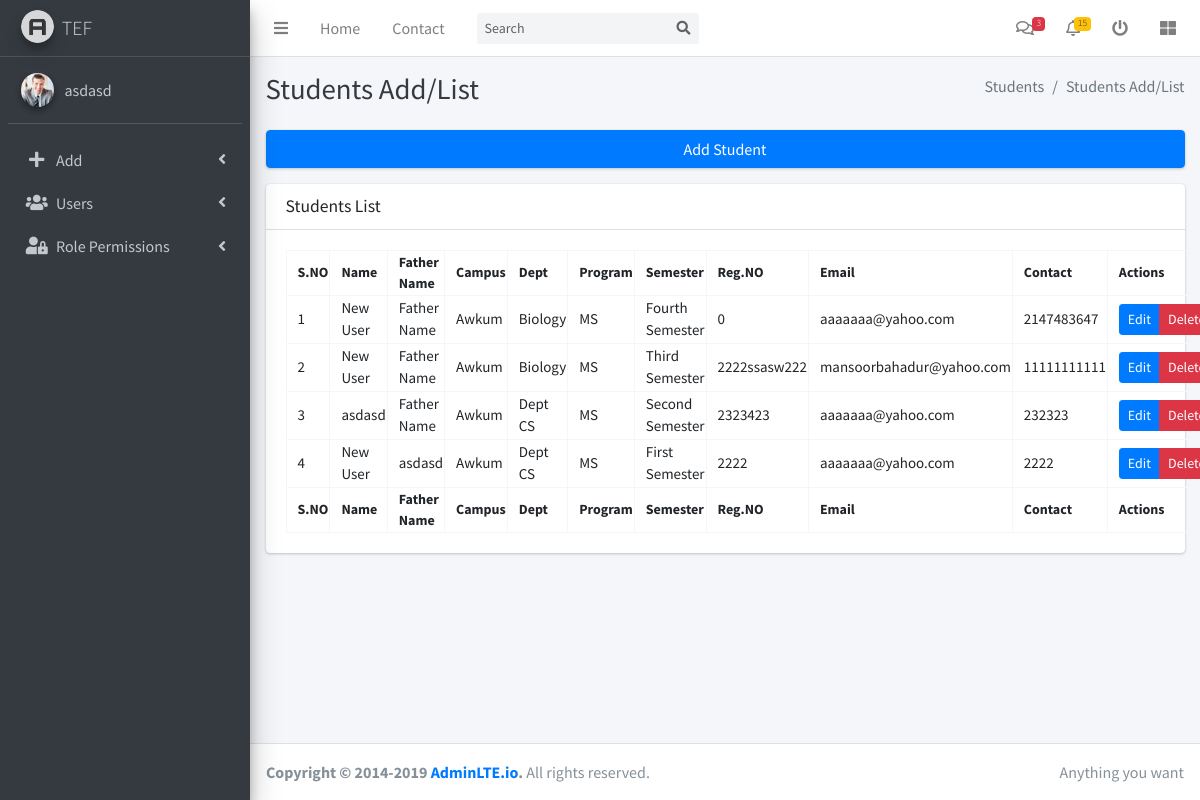
Page /modules/students/students.php (signed in) on the committed database.
### tables this page shows
CREATE TABLE `students` (
  `srno` int(11) NOT NULL,
  `campus_id` int(11) DEFAULT NULL,
  `program_id` int(11) DEFAULT NULL,
  `department_id` int(11) DEFAULT NULL,
  `semester_id` int(11) DEFAULT NULL,
  `reg_no` varchar(100) DEFAULT NULL,
  `name` varchar(50) DEFAULT NULL,
  `f_name` varchar(50) DEFAULT NULL,
  `email` varchar(100) DEFAULT NULL,
  `password` varchar(50) NOT NULL,
  `contact` varchar(11) NOT NULL,
  `address` varchar(150) DEFAULT NULL,
  `created_by` int(11) NOT NULL,
  `created_at` datetime DEFAULT NULL,
  `updated_at` datetime NOT NULL
);

CREATE TABLE `campus` (
  `srno` int(11) NOT NULL,
  `campus` varchar(100) DEFAULT NULL,
  `city` varchar(30) DEFAULT NULL,
  `address` varchar(100) DEFAULT NULL,
  `created_by` int(11) NOT NULL,
  `created_at` datetime DEFAULT NULL,
  `updated_at` datetime NOT NULL
);

CREATE TABLE `department` (
  `srno` int(11) NOT NULL,
  `campus_id` int(11) DEFAULT NULL,
  `dept_name` varchar(100) DEFAULT NULL,
  `created_by` int(11) NOT NULL,
  `created_at` datetime NOT NULL,
  `updated_at` datetime NOT NULL
);

CREATE TABLE `programs` (
  `srno` int(11) NOT NULL,
  `program` varchar(30) DEFAULT NULL,
  `created_by` int(11) NOT NULL,
  `created_at` datetime DEFAULT NULL,
  `updated_at` datetime NOT NULL
);

CREATE TABLE `semester` (
  `srno` int(11) NOT NULL,
  `semester` varchar(30) DEFAULT NULL,
  `created_by` int(11) NOT NULL,
  `created_at` datetime DEFAULT NULL,
  `updated_at` datetime DEFAULT NULL
);

### modules/students/students.php (the view, shortened to what this page needs)
<?php include('../../config.php');?>
<!DOCTYPE html>
<html lang="en">
<head>
<?php include(INCLUDE_PATH.'/layouts/links.php');?>
<link rel="stylesheet" href="<?php echo BASE_URL; ?>assets/plugins/datatables-bs4/css/dataTables.bootstrap4.css">
<link rel="stylesheet" href="<?php echo BASE_URL; ?>assets/plugins/choosen/chosen.css">
</head>
<body class="hold-transition sidebar-mini">
<div class="wrapper">
<?php include(INCLUDE_PATH.'/layouts/navbar.php');?>
<?php include(INCLUDE_PATH.'/layouts/sidebar.php');?>
  <div class="content-wrapper">
    <div class="content-header">
      <div class="container-fluid">
        <div class="row mb-2">
          <div class="col-sm-6">
            <h1 class="m-0 text-dark">Students Add/List</h1>
          </div>
          <div class="col-sm-6">
            <ol class="breadcrumb float-sm-right">
              <li class="breadcrumb-item active">Students</li>
              <li class="breadcrumb-item active">Students Add/List</li>
            </ol>
          </div>
        </div>
      </div>
    </div>
    <section class="content">
      <div class="container-fluid">
      <div class="row">
         <div class="col-12">
            <div class="card">
              <div class="btn-group">
               <button type="button" class="btn btn-primary" data-toggle="modal" data-target="#addStudent">
                 Add Student
               </button>
              </div>
             </div>
         </div>
       </div>
       <div class="row">
         <div class="col-md-12 col-lg-12 col-sm-12">
          <div class="card">
            <div class="card-header">
              <h3 class="card-title">Students List</h3>
            </div>
            <div class="card-body">
              <table id="example1" class="w-100 " >
                <thead>
                <tr>
                  <th>S.NO</th>
                  <th>Name</th>
                  <th>Father Name</th>
                  <th>Campus</th>
                  <th>Dept</th>
                  <th>Program</th>
                  <th>Semester</th>
                  <th>Reg.NO</th>
                  <th>Email</th>
                  <th>Contact</th>
                  <th>Actions</th>
                </tr>
                </thead>
                <tbody id="list">
                    <?php
                    $c=1;
                    $get_users=mysqli_query($con,"SELECT students.srno as STID,students.name,students.f_name,students.email,students.contact,students.reg_no,campus.campus,department.dept_name,programs.program,semester.semester FROM students LEFT JOIN campus ON students.campus_id = campus.srno LEFT JOIN department ON students.department_id = department.srno LEFT JOIN programs ON students.program_id = programs.srno LEFT JOIN semester ON students.semester_id = semester.srno");
                    while($rows=mysqli_fetch_array($get_users)){
                    ?>
                <tr>
                    <td><?php  echo $c++;?></td>
                    <td><?php  echo $rows['name'];?></td>
                    <td><?php  echo $rows['f_name'];?></td>
                    <td><?php  echo $rows['campus'];?></td>
                    <td><?php  echo $rows['dept_name'];?></td>
                    <td><?php  echo $rows['program'];?></td>
                    <td><?php  echo $rows['semester'];?></td>
                    <td><?php  echo $rows['reg_no'];?></td>
                    <td><?php  echo $rows['email'];?></td>
                    <td><?php  echo $rows['contact'];?></td>
                    <td>
                      <div class="btn-group">
                    <button class="btn btn-primary btn-sm editBtn"  type="button" data-toggle="modal" data-target="#edituser" value="<?php echo $rows['STID'];?>" onclick="userEdit(this.value)" id="editBtn"> Edit
                    </button>
                    <button class="btn btn-danger btn-sm editBtn" type="button" data-toggle="modal" data-target="#changeImage" value="<?php echo $rows['STID'];?>"  id="deleteBtn">Delete
                    </button></div></td>
                </tr>
                <?php }?>
               </tbody>
                <tfoot>
                <tr>
                  <th>S.NO</th>
                  <th>Name</th>
                  <th>Father Name</th>
                  <th>Campus</th>
                  <th>Dept</th>
                  <th>Program</th>
                  <th>Semester</th>
                  <th>Reg.NO</th>
                  <th>Email</th>
                  <th>Contact</th>
                  <th>Actions</th>
                </tr>
                </tfoot>
              </table>
            </div>
          </div>
           </div>
        </div>
      </div>
    </section>
  </div>
<?php include(INCLUDE_PATH.'/layouts/footer.php');?>
</div>
</body>
</html>

### modules/students/students.php (style rules this page uses)
td,th,tr { height: 35px; border: 1px solid #f4f6f9; padding-left: 11px; }

### rows in the picture
students: name "New User", f_name "Father Name", campus.campus "Awkum", department.dept_name "Biology", program.program "MS", semester.semester "Fourth Semester", reg_no "0", email "aaaaaaa@yahoo.com", contact "2147483647"
students: name "New User", f_name "Father Name", campus.campus "Awkum", department.dept_name "Biology", program.program "MS", semester.semester "Third Semester", reg_no "2222ssasw222", email "mansoorbahadur@yahoo.com", contact "11111111111"
students: name "asdasd", f_name "Father Name", campus.campus "Awkum", department.dept_name "Dept CS", program.program "MS", semester.semester "Second Semester", reg_no "2323423", email "aaaaaaa@yahoo.com", contact "232323"
students: name "New User", f_name "asdasd", campus.campus "Awkum", department.dept_name "Dept CS", program.program "MS", semester.semester "First Semester", reg_no "2222", email "aaaaaaa@yahoo.com", contact "2222"

### other values in the picture
$_SESSION['user']['FNAME'] "asdasd"
